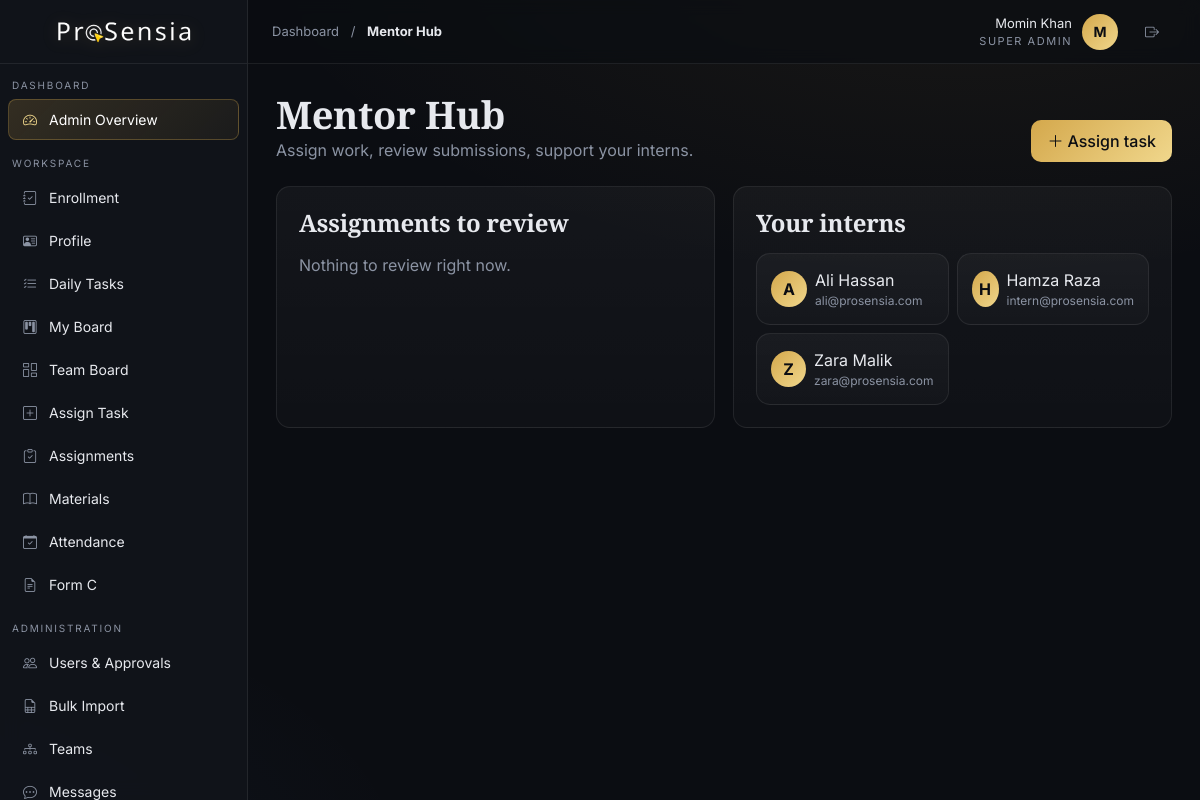
/mentor/index.php (signed in), run on the app's committed database.
### tables this page shows
CREATE TABLE users (
  id INT AUTO_INCREMENT PRIMARY KEY,
  name VARCHAR(120) NOT NULL,
  email VARCHAR(160) NOT NULL UNIQUE,
  password VARCHAR(255) NOT NULL,
  role ENUM('super_admin','management','mentor','intern') NOT NULL,
  status ENUM('pending','active','inactive','rejected') DEFAULT 'pending',
  created_at TIMESTAMP DEFAULT CURRENT_TIMESTAMP
);

### mentor/index.php (the view, shortened to what this page needs)
<?php
require __DIR__ . '/../includes/header.php';
$myInterns = $pdo->query("SELECT id,name,email FROM users WHERE role='intern' ORDER BY name")->fetchAll();
$toReview = $pdo->query("SELECT a.*, u.name FROM assignments a JOIN users u ON u.id=a.user_id WHERE a.status='submitted' ORDER BY a.submitted_at DESC")->fetchAll();
?>
<div class="d-flex justify-content-between align-items-end mb-4">
  <div>
    <h1 class="serif" style="font-size:38px;margin:0">Mentor Hub</h1>
    <p class="muted mb-0">Assign work, review submissions, support your interns.</p>
  </div>
  <a class="btn btn-primary" href="<?= base_url('mentor/assign_task.php') ?>"><i class="bi bi-plus-lg me-1"></i>Assign task</a>
</div>
<div class="bento">
  <div class="span-6 glass card-pad">
    <h4 class="serif">Assignments to review</h4>
    <?php if (!$toReview): ?><p class="muted mt-3">Nothing to review right now.</p>
    <?php endif; ?>
  </div>
  <div class="span-6 glass card-pad">
    <h4 class="serif">Your interns</h4>
    <div class="row g-2 mt-2">
      <?php foreach($myInterns as $i): ?>
      <div class="col-md-6">
        <div class="glass card-pad" style="padding:14px">
          <div class="d-flex align-items-center gap-2">
            <div class="avatar" style="width:36px;height:36px;border-radius:50%;background:linear-gradient(135deg,#d4a84c,#f0d78c);color:#0b0d12;display:grid;place-items:center;font-weight:700"><?= e(strtoupper(substr($i['name'],0,1))) ?></div>
            <div><div><?= e($i['name']) ?></div><div class="muted" style="font-size:12px"><?= e($i['email']) ?></div></div>
          </div>
        </div>
      </div>
      <?php endforeach; ?>
    </div>
  </div>
</div>
<?php require __DIR__ . '/../includes/footer.php'; ?>

### assets/css/style.css (style rules this page uses)
:root { --bg:#0b0d12; --surface:#11141b; --surface-2:#161a23; --border:rgba(255,255,255,.08); --border-strong:rgba(255,255,255,.14); --text:#e7e9ee; --muted:#8b93a3; --primary:#d4a84c; --primary-glow:#f0d78c; --primary-fg:#0b0d12; --success:#34d399; --warning:#fbbf24; --danger:#f87171; --info:#60a5fa; }
* { box-sizing:border-box }
html,body { background:var(--bg);color:var(--text);font-family:'Inter',system-ui,sans-serif;min-height:100vh;-webkit-font-smoothing:antialiased }
body { background: radial-gradient(1200px 600px at 80% -10%,rgba(212,168,76,.08),transparent 60%), radial-gradient(900px 500px at -10% 110%,rgba(96,165,250,.06),transparent 60%), var(--bg); }
h1,h2,h3,h4,h5,.serif { font-family:'Cormorant Garamond','Playfair Display',Georgia,serif;font-weight:600;letter-spacing:-.01em }
a { color:var(--primary-glow);text-decoration:none }
.glass { background:linear-gradient(180deg,rgba(255,255,255,.04),rgba(255,255,255,.02));border:1px solid var(--border);border-radius:14px }
.card-pad { padding:18px }
@media (min-width:768px) { .card-pad { padding:22px } }
.bento { display:grid;grid-template-columns:repeat(12,1fr);gap:14px }
@media (min-width:768px) { .bento { gap:18px } }
.bento .span-6 { grid-column:span 6 }
.btn { border-radius:10px;font-weight:500;padding:.55rem 1rem;transition:all .2s }
.btn-primary { background:linear-gradient(135deg,var(--primary),var(--primary-glow));border:none;color:var(--primary-fg) }
.muted { color:var(--muted) }

### data on the page
users: name "A", name "Ali Hassan", email "ali@prosensia.com"
users: name "H", name "Hamza Raza", email "intern@prosensia.com"
users: name "Z", name "Zara Malik", email "zara@prosensia.com"

### other printed values
$label "Admin Overview Enrollment Profile Daily Tasks My Board Team Board Assign Task Assignments Materials Attendance Form C Users & Approvals Bulk Import Teams Messages"
$page_section "Dashboard"
$page_label "Mentor Hub"
$user['name'] "Momin Khan"
role_label($user['role']) "SUPER ADMIN"
substr($u['name'],0,1) "M"
